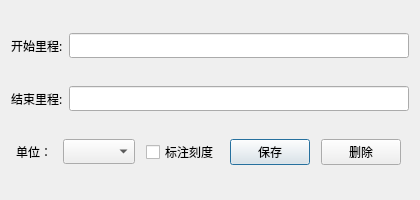
<?xml version="1.0" encoding="UTF-8"?>
<ui version="4.0">
 <class>SetMileDialog</class>
 <widget class="QDialog" name="SetMileDialog">
  <property name="geometry">
   <rect>
    <x>0</x>
    <y>0</y>
    <width>420</width>
    <height>200</height>
   </rect>
  </property>
  <property name="font">
   <font>
    <family>微软雅黑</family>
   </font>
  </property>
  <property name="windowTitle">
   <string>编辑里程</string>
  </property>
  <property name="windowIcon">
   <iconset>
    <normaloff>Resource/setMile.png</normaloff>Resource/setMile.png</iconset>
  </property>
  <layout class="QVBoxLayout" name="verticalLayout">
   <item>
    <layout class="QHBoxLayout" name="horizontalLayout">
     <item>
      <widget class="QLabel" name="label_2">
       <property name="text">
        <string>开始里程:</string>
       </property>
      </widget>
     </item>
     <item>
      <widget class="QLineEdit" name="m_startEdit"/>
     </item>
    </layout>
   </item>
   <item>
    <layout class="QHBoxLayout" name="horizontalLayout_2">
     <item>
      <widget class="QLabel" name="label">
       <property name="text">
        <string>结束里程:</string>
       </property>
      </widget>
     </item>
     <item>
      <widget class="QLineEdit" name="m_endEdit"/>
     </item>
    </layout>
   </item>
   <item>
    <layout class="QHBoxLayout" name="horizontalLayout_3">
     <item>
      <widget class="QLabel" name="label_3">
       <property name="sizePolicy">
        <sizepolicy hsizetype="Fixed" vsizetype="Fixed">
         <horstretch>0</horstretch>
         <verstretch>0</verstretch>
        </sizepolicy>
       </property>
       <property name="text">
        <string>单位：</string>
       </property>
      </widget>
     </item>
     <item>
      <widget class="QComboBox" name="m_unit">
       <property name="sizePolicy">
        <sizepolicy hsizetype="Fixed" vsizetype="Fixed">
         <horstretch>0</horstretch>
         <verstretch>0</verstretch>
        </sizepolicy>
       </property>
      </widget>
     </item>
     <item>
      <widget class="QCheckBox" name="m_isScale">
       <property name="sizePolicy">
        <sizepolicy hsizetype="Fixed" vsizetype="Fixed">
         <horstretch>0</horstretch>
         <verstretch>0</verstretch>
        </sizepolicy>
       </property>
       <property name="text">
        <string>标注刻度</string>
       </property>
      </widget>
     </item>
     <item>
      <widget class="QPushButton" name="m_saveBtn">
       <property name="sizePolicy">
        <sizepolicy hsizetype="Fixed" vsizetype="Fixed">
         <horstretch>0</horstretch>
         <verstretch>0</verstretch>
        </sizepolicy>
       </property>
       <property name="text">
        <string>保存</string>
       </property>
      </widget>
     </item>
     <item>
      <widget class="QPushButton" name="m_deleteBtn">
       <property name="sizePolicy">
        <sizepolicy hsizetype="Fixed" vsizetype="Fixed">
         <horstretch>0</horstretch>
         <verstretch>0</verstretch>
        </sizepolicy>
       </property>
       <property name="text">
        <string>删除</string>
       </property>
      </widget>
     </item>
    </layout>
   </item>
  </layout>
 </widget>
 <resources/>
 <connections/>
</ui>
